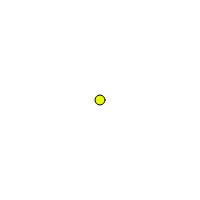
Frame 1 (no input)
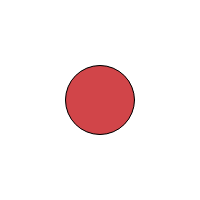
Frame 60 (no input)
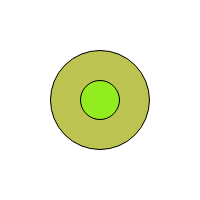
Frame 120 (the mouse pressed at the canvas centre since frame 60)

The p5.js sketch that drew these frames (run headless with seeded random() and noise() and a simulated clock; from frame 60 on, the mouse is pressed at the canvas centre):

// p5.js sketch
// ── sketch.js
class Circle {
    constructor(init_pos, _radius, _color) {
        this.radius = _radius;
        this.color = _color;
        this.pos = init_pos;
    }

    draw() {
        fill(this.color);
        ellipse(this.pos.x, this.pos.y, this.radius, this.radius);
    }
}

class Vector2 {
    constructor(x = 0, y = 0) {
        this.x = x;
        this.y = y;
    }
}

let radius = 10;
let CANVAS_SIZE = new Vector2(200, 200);


function setup() {
    createCanvas(CANVAS_SIZE.x, CANVAS_SIZE.y);

    frameRate(30);
}

function draw() {
    // ellipse(640, 360, x, x);
    let c = new Circle(new Vector2(CANVAS_SIZE.x / 2, CANVAS_SIZE.y / 2), radius, getRandomColor());
    c.draw();

    radius++;
    if (radius >= 100) radius = 10;

}

function getRandomColor() {
    return [getRandomColorElement(), getRandomColorElement(), getRandomColorElement()];
}

function getRandomColorElement() {
    return Math.floor(Math.random() * (255 + 1));
}
